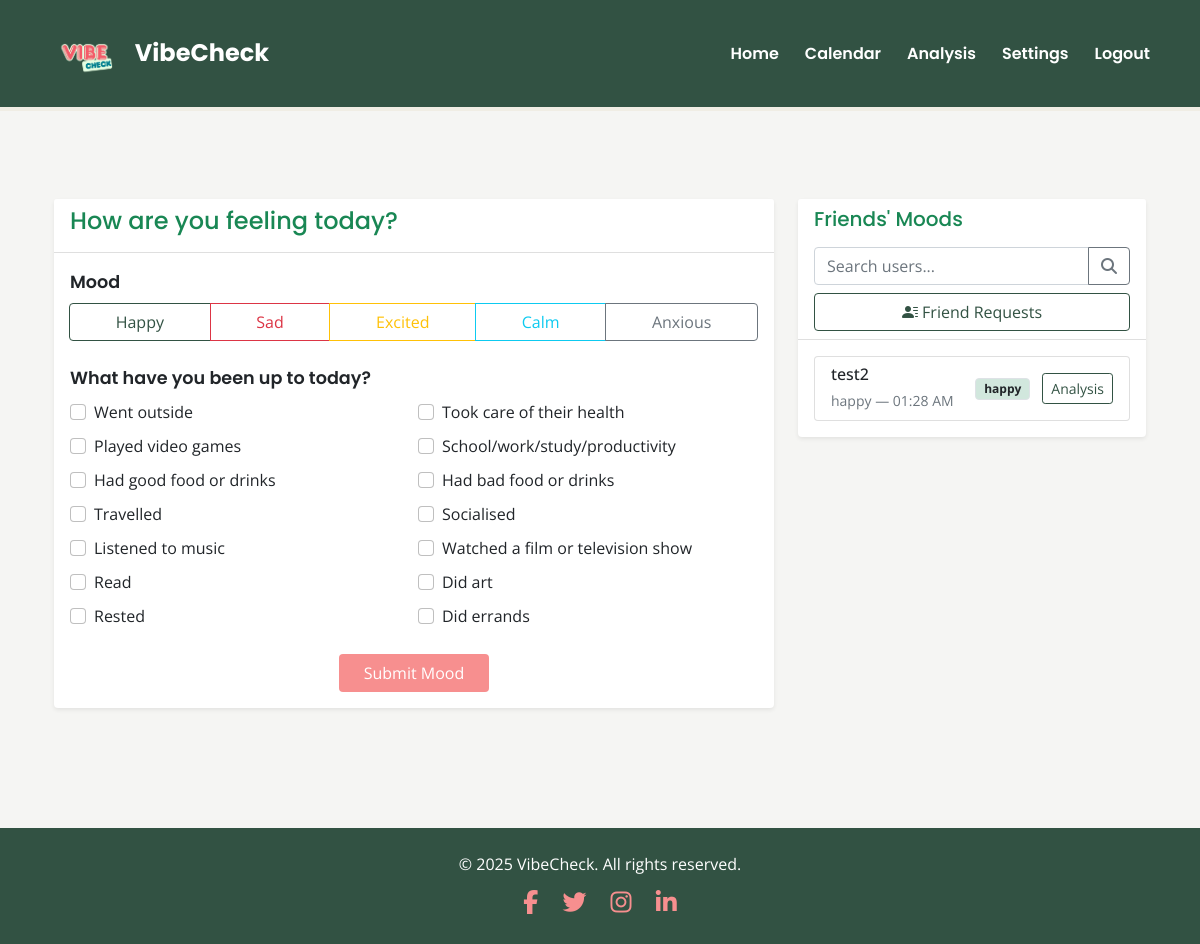
/home (signed in), run on the app's committed database.
### app/models.py (models this page shows, shortened)
class User(UserMixin, db.Model):
    username = db.Column(db.String(30), primary_key=True)
    password = db.Column(db.String(100))
    privacy_setting = db.Column(db.String(20), default='friends')  # Can be 'public', 'friends', or 'private'
    moods = db.relationship('Mood', backref='user', lazy=True)
    friends = db.relationship(
        'User',
        secondary='friendships',
        primaryjoin=username==Friendship.user_id,
        secondaryjoin=username==Friendship.friend_id,
        backref='friend_of'
    )

class Mood(db.Model):
    id = db.Column(db.Integer, primary_key=True)
    mood = db.Column(db.String(50), nullable=False)
    reasons = db.Column(db.String(500), nullable=True)  # JSON string of selected reasons
    timestamp = db.Column(db.DateTime, nullable=False)
    user_id = db.Column(db.String(30), db.ForeignKey('user.username'), nullable=False)
    @staticmethod
    def get_all_reasons():
        return [
            "Went outside",
            "Took care of their health",
            "Played video games",
            "School/work/study/productivity",
            "Had good food or drinks",
            "Had bad food or drinks",
            "Travelled",
            "Socialised",
            "Listened to music",
            "Watched a film or television show",
            "Read",
            "Did art",
            "Rested",
            "Did errands"
        ]

### app/main.py (the view)
@bp.route('/home')
@login_required
def home():
    today = datetime.now().date()
    today_start = datetime.combine(today, datetime.min.time())
    today_end = datetime.combine(today, datetime.max.time())
    today_mood = Mood.query.filter(
        Mood.user_id == current_user.username,
        Mood.timestamp >= today_start,
        Mood.timestamp <= today_end
    ).first()
    friends = []
    for friend in current_user.friends:
        friend_mood = Mood.query.filter(
            Mood.user_id == friend.username,
            Mood.timestamp >= today_start,
            Mood.timestamp <= today_end
        ).first()
        friends.append({
            'username': friend.username,
            'today_mood': friend_mood
        })
    return render_template('home.html',
                         today_mood=today_mood,
                         friends=friends,
                         reasons=Mood.get_all_reasons(),
                         user_id=current_user.username)

### app/__init__.py (called while the page is built)
def create_app(config_class=Config):
    app = Flask(__name__)
    app.config.from_object(config_class)
    if csrf_available:
        csrf = CSRFProtect(app)  # moved here to use app context directly
    db.init_app(app)
    login_manager.init_app(app)
    from app.auth import bp as auth_bp
    app.register_blueprint(auth_bp)
    from app.main import bp as main_bp
    app.register_blueprint(main_bp)
    os.makedirs(os.path.join(os.path.dirname(os.path.dirname(__file__)), 'instance'), exist_ok=True)
    from app.models import User, Mood, Friendship
    @login_manager.user_loader
    def load_user(id):
        return User.query.get(str(id))
    return app

### app/templates/home.html (shortened to what this page needs)
{% extends "base.html" %}
{% block head %}
<link rel="stylesheet" href="{{ url_for('static', filename='css/home.css') }}">
{% endblock %}
{% block content %}
<div class="container my-5">
  <div class="row">
    <div class="col-lg-8 mb-4">
      <div class="card shadow-sm border-0">
        <div class="card-header bg-white">
          <h4 class="text-success" style="font-family: 'Poppins', sans-serif;">How are you feeling today?</h4>
        </div>
        <div class="card-body">
          <form id="moodForm">
            <div class="mb-4">
              <label class="form-label fw-semibold text-dark mood-label">Mood</label>
              <div class="btn-group w-100" role="group">
                {% set moods = [('happy', 'success'), ('sad', 'danger'), ('excited', 'warning'), ('calm', 'info'), ('anxious', 'secondary')] %}
                {% for mood, color in moods %}
                <label class="btn btn-outline-{{ color }}" for="{{ mood }}">{{ mood.capitalize() }}</label>
                {% endfor %}
              </div>
            </div>
            <div class="mb-4">
              <label class="form-label fw-semibold text-dark reason-label">What have you been up to today?</label>
              <div class="row g-2 activity-checkboxes">
                {% for reason in reasons %}
                <div class="col-sm-6">
                  <div class="form-check">
                    <input class="form-check-input" type="checkbox" name="reasons" value="{{ reason }}" id="reason{{ loop.index }}">
                    <label class="form-check-label" for="reason{{ loop.index }}">{{ reason }}</label>
                  </div>
                </div>
                {% endfor %}
              </div>
            </div>
            <div class="text-center">
              <button type="submit" class="btn px-4" style="background-color: #F78F8F; color: white;">Submit Mood</button>
            </div>
          </form>
        </div>
      </div>
    </div>
    <div class="col-lg-4">
      <div class="card shadow-sm border-0">
        <div class="card-header bg-white d-flex flex-column align-items-start">
          <h5 class="text-success mb-3" style="font-family: 'Poppins', sans-serif;">Friends' Moods</h5>
          <div class="input-group mb-2">
            <input type="text" id="userSearch" class="form-control" placeholder="Search users...">
            <button class="btn btn-outline-secondary" type="button" id="searchButton"><i class="fas fa-search"></i></button>
          </div>
          <button id="openFriendModal" class="btn btn-outline-success w-100" data-bs-toggle="modal" data-bs-target="#friendModal"><i class="bi bi-person-lines-fill"></i>
Friend Requests</button>
        </div>
        <div class="card-body">
          <div id="friendsList">
            {% if friends %}
              <div class="list-group">
                {% for friend in friends %}
                <div class="list-group-item">
                  <div class="d-flex justify-content-between align-items-center">
                    <div>
                      <h6 class="mb-1">
                        <a href="{{ url_for('main.calendar_view', user_id=friend.username) }}" class="text-decoration-none text-dark">{{ friend.username }}</a>
                      </h6>
                      {% if friend.today_mood %}
                      <small class="text-muted">{{ friend.today_mood.mood }} — {{ friend.today_mood.timestamp.strftime('%I:%M %p') }}</small>
                      {% else %}
                      <small class="text-muted">No mood recorded today</small>
                      {% endif %}
                    </div>
                    <div class="text-end">
                      {% if friend.today_mood %}
                      <span class="badge bg-{{ friend.today_mood.mood }}-subtle text-dark border">{{ friend.today_mood.mood }}</span>
                      {% endif %}
                      <a href="{{ url_for('main.analysis', user_id=friend.username) }}" class="btn btn-sm btn-outline-success ms-2">Analysis</a>
                    </div>
                  </div>
                </div>
                {% endfor %}
              </div>
            {% else %}
              <p class="text-muted">No friends added yet.</p>
            {% endif %}
          </div>
        </div>
      </div>
    </div>
  </div>
</div>
{% endblock %}

### app/static/css/base.css (style rules this page uses)
body { background-color: #F5F5F3; font-family: 'Open Sans', sans-serif; }

### app/static/css/home.css (style rules this page uses)
.bg-happy-subtle { background-color: #d1e7dd; color: #0f5132; }
.btn-outline-success { color: #325243; border-color: #325243; }
.mood-label, .reason-label { font-family: 'Poppins', sans-serif; font-size: 1.1rem; font-weight: 600; color: #325243; margin-bottom: 8px; }
#userSearch { border-top-right-radius: 0; border-bottom-right-radius: 0; }
#searchButton { border-top-left-radius: 0; border-bottom-left-radius: 0; }

### data on the page
User: username "test2", today_mood.mood "happy", today_mood.timestamp "01:28 AM"

### other printed values
{{ mood.capitalize() }} "Happy" "Sad" "Excited" "Calm" "Anxious"
{{ reason }} "Went outside" "Took care of their health" "Played video games" "School/work/study/productivity" "Had good food or drinks" "Had bad food or drinks" "Travelled" "Socialised" "Listened to music" "Watched a film or television show" "Read" "Did art" "Rested" "Did errands"
